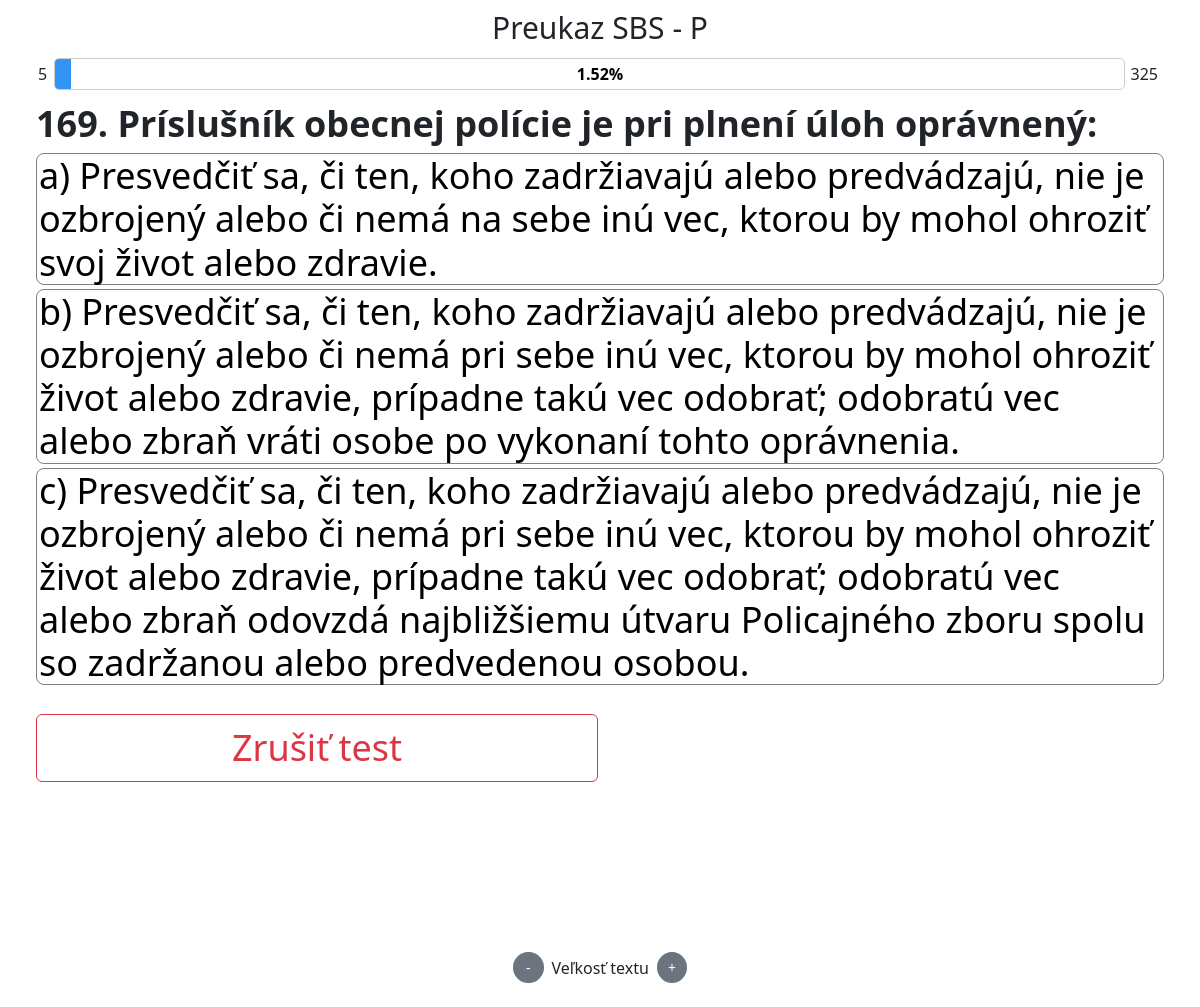
The page /test/ on the database as committed earlier.
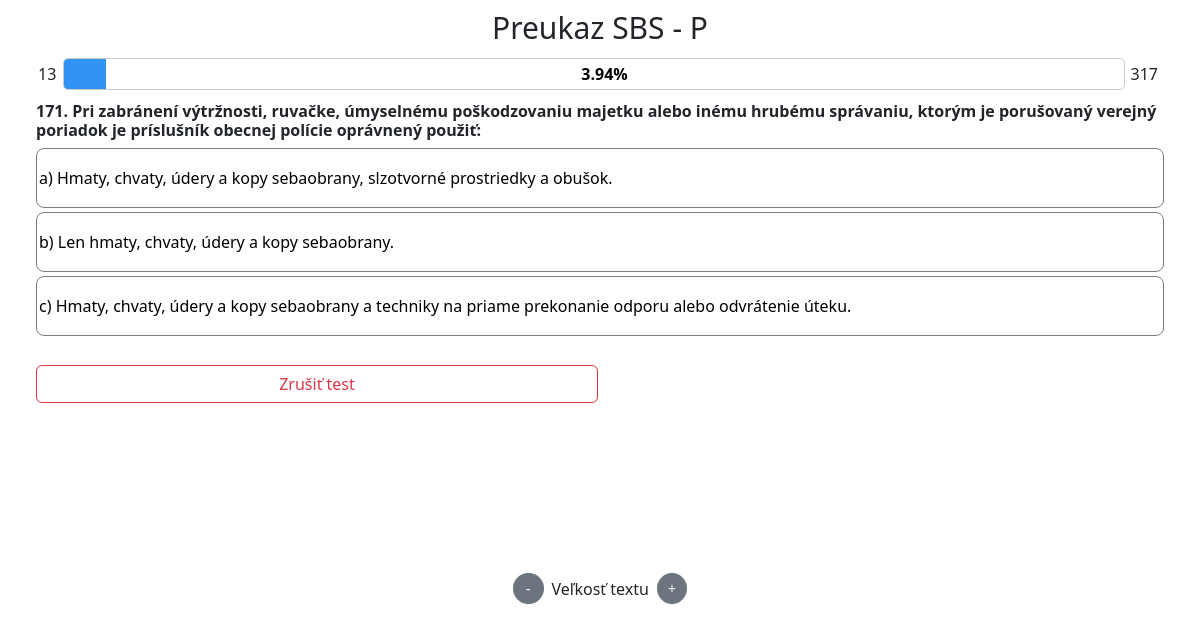
The same page on the database as committed later.
### viewer/models.py (models this page shows, shortened)
class Question(Model):
    test = ForeignKey(Test, on_delete=CASCADE)
    question_no = IntegerField()
    question_text = CharField(max_length=255)
    answer_a = CharField(max_length=255)
    answer_b = CharField(max_length=255)
    answer_c = CharField(max_length=255)
    correct_answer = CharField(max_length=255)
    picked_answer = CharField(max_length=255, default=None, null=True)

### viewer/views.py (the view)
# urls.py: path('test/', test, name='test'),
def test(request):
    test_obj = Test.objects.first()
    if not test_obj:
        return render(request, 'error.html', {'error': 'Test sa nenašiel.'})
    test_name = 'Preukaz SBS - P'
    remaining_questions = list(Question.objects.filter(test=test_obj))
    current_question = random.choice(remaining_questions) if remaining_questions else None
    if not current_question:
        return render(request, 'finished_test.html', {'message': 'Test bol dokončený.',
                                                      'wrong_answers': test_obj.wrong_answers})
    all_questions = test_obj.num_of_questions_max
    filled_questions = all_questions - len(remaining_questions)
    context = {
        'test_obj': test_obj,
        'all_questions': all_questions,
        'current_question': current_question,
        'filled_questions': filled_questions,
        'test_name': test_name,
        'user_progress': filled_questions,
        'remaining_questions': len(remaining_questions),
        'done_questions_percent': round((filled_questions / all_questions * 100), 2),
    }
    return render(request, 'test.html', context)

### testysbsdjango/context_processors.py (called while the page is built)
def get_font_size(request):
    current_font_size = FontSize.objects.first()
    return {'current_font_size': current_font_size.size}

def get_test_with_progress(request):
    existing_test = Test.objects.first()
    returning_text = ""
    if existing_test and existing_test.correct_answers > 0:
        returning_text = f"Zodpovedaných {existing_test.correct_answers} z {existing_test.num_of_questions_max} otázok"
    return {'progress_text': returning_text}

### viewer/templates/test.html (shortened to what this page needs)
{% extends 'base.html' %}
{% load static %}
{% block content %}
    <div class="d-flex gap-2 justify-content-center align-items-center flex-wrap">
        <h2 class="test-number-header text-center">{{ test_name }}</h2>
    </div>
    <div class="text-centered ">
      <div class="progress-wrapper">
          <div class="numbers-container">
            <span class="start-number">{{ user_progress }}</span>
          </div>
          <div class="progress-container">
            <div class="progress-bar" id="myProgressBar"></div>
            <b class="progress-percentage">{{ done_questions_percent }}%</b>
          </div>
          <div class="numbers-container">
            <span class="end-number">{{ remaining_questions }}</span>
          </div>
      </div>
        <h4 style="font-size: {{ current_font_size }}px; text-align: left;" class="test-question-header">{{ current_question.question_no}}. {{ current_question.question_text }}</h4>
        <div class="column-container-test">
            <button id="question-a" style="font-size: {{ current_font_size }}px;" lang="sk" class="question-select-button" onclick="checkAnswer('{{ current_question.id }}', 'answer_a')">a) {{ current_question.answer_a }}</button>
            <button id="question-b" style="font-size: {{ current_font_size }}px;" lang="sk" class="question-select-button" onclick="checkAnswer('{{ current_question.id }}', 'answer_b')">b) {{ current_question.answer_b }}</button>
            <button id="question-c" style="font-size: {{ current_font_size }}px;" lang="sk" class="question-select-button" onclick="checkAnswer('{{ current_question.id }}', 'answer_c')">c) {{ current_question.answer_c }}</button>
        </div>
        <div style="margin-top: 25px; margin-bottom: 50px;" class="d-flex gap-1 justify-content-center w-100">
            <button style="font-size: {{ current_font_size }}px; width: 50%;" class="cancel-test-button btn btn-outline-danger flex-grow-1" onclick="cancelTestConfirmation()">Zrušiť test</button>
        </div>
        <br>
        <br>
        <br>
        <br>
        <br>
        <div class="d-flex align-items-center justify-content-center gap-2">
            <button id="decreaseFontSize" style="padding: 4px 12px; border-radius: 50%;" class="btn btn-sm btn-secondary">-</button>
            <span id="fontSizeLabel">Veľkosť textu</span>
            <button id="increaseFontSize" style="padding: 4px 10px; border-radius: 50%;" class="btn btn-sm btn-secondary">+</button>
        </div>
        <br>
    </div>
{% endblock %}

### viewer/templates/base.html (shortened to what this page needs)
<!DOCTYPE html>
<html>
{% load static %}
<head>
    <link rel="stylesheet" href="{% static 'fontawesome/css/all.css' %}">
    <link href="{% static 'bootstrap.min.css' %}" rel="stylesheet">
    <link rel="stylesheet" type="text/css" href="{% static 'style.css' %}">
</head>
<body>
    {% block content %}{% endblock %}
</body>
</html>

### static/style.css (style rules this page uses)
body { margin: 0 3%; padding: 0px; }
.test-question-header { font-weight: bold; margin-top: 10px; }
.test-number-header { font-size: 30px; margin: 10px; }
.text-centered { text-align: center; }
.column-container-test { display: flex; flex-direction: column; align-items: left; }
.question-select-button { hyphens: auto; word-break: normal; overflow-wrap: break-word; white-space: normal; padding: 0px 2px; line-height: 1.2; background-color: white; text-align: left; min-height: 60px; margin-bottom: 4px; border: 1px solid grey; border-radius: 8px; transition: 0.2s; }
.progress-wrapper { display: flex; align-items: center; }
.numbers-container { display: flex; }
.start-number { margin: auto; padding: 2px; margin-right: 5px; }
.end-number { margin: auto; padding: 6px; text-align: center; }
.progress-container { flex-grow: 1; border: 1px solid #ccc; border-radius: 5px; overflow: hidden; position: relative; }
.progress-bar { width: 0; height: 30px; background-color: #1082f2db; text-align: center; line-height: 30px; color: white; }
.progress-percentage { position: absolute; top: 50%; left: 51%; transform: translate(-50%, -50%); color: black; }

Rows that differ between the two databases and show on the page:
removed Question: question_no "169", question_text "Príslušník obecnej polície je pri plnení úloh oprávnený:", answer_a "Presvedčiť sa, či ten, koho zadržiavajú alebo predvádzajú, nie je ozbrojený alebo či nemá na sebe inú vec, ktorou by mohol ohroziť svoj život alebo zdravie.", answer_b "Presvedčiť sa, či ten, koho zadržiavajú alebo predvádzajú, nie je ozbrojený alebo či nemá pri sebe inú vec, ktorou by mohol ohroziť život alebo zdravie, prípadne takú vec odobrať; odobratú vec alebo zbraň vráti osobe po vykonaní tohto oprávnenia.", answer_c "Presvedčiť sa, či ten, koho zadržiavajú alebo predvádzajú, nie je ozbrojený alebo či nemá pri sebe inú vec, ktorou by mohol ohroziť život alebo zdravie, prípadne takú vec odobrať; odobratú vec alebo zbraň odovzdá najbližšiemu útvaru Policajného zboru spolu so zadržanou alebo predvedenou osobou."
added Question: question_no "171", question_text "Pri zabránení výtržnosti, ruvačke, úmyselnému poškodzovaniu majetku alebo inému hrubému správaniu, ktorým je porušovaný verejný poriadok je príslušník obecnej polície oprávnený použiť:", answer_a "Hmaty, chvaty, údery a kopy sebaobrany, slzotvorné prostriedky a obušok.", answer_b "Len hmaty, chvaty, údery a kopy sebaobrany.", answer_c "Hmaty, chvaty, údery a kopy sebaobrany a techniky na priame prekonanie odporu alebo odvrátenie úteku."
Other text that changed with them:
{{ user_progress }}: "5" → "13"
{{ done_questions_percent }}: "1.52" → "3.94"
{{ remaining_questions }}: "325" → "317"
